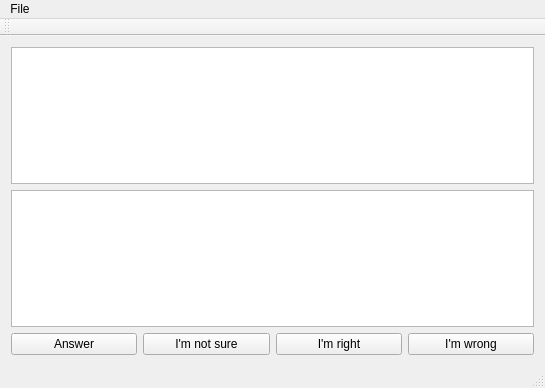
<?xml version="1.0" encoding="UTF-8"?>
<ui version="4.0">
 <class>MainWindow</class>
 <widget class="QMainWindow" name="MainWindow">
  <property name="geometry">
   <rect>
    <x>0</x>
    <y>0</y>
    <width>545</width>
    <height>388</height>
   </rect>
  </property>
  <property name="windowTitle">
   <string>Advance club - Funnel</string>
  </property>
  <widget class="QWidget" name="centralWidget">
   <layout class="QVBoxLayout" name="verticalLayout">
    <item>
     <widget class="QPlainTextEdit" name="questionText">
      <property name="readOnly">
       <bool>true</bool>
      </property>
     </widget>
    </item>
    <item>
     <widget class="QPlainTextEdit" name="answerText">
      <property name="readOnly">
       <bool>true</bool>
      </property>
     </widget>
    </item>
    <item>
     <layout class="QHBoxLayout" name="horizontalLayout">
      <item>
       <widget class="QPushButton" name="buttonAnswer">
        <property name="enabled">
         <bool>true</bool>
        </property>
        <property name="text">
         <string>Answer</string>
        </property>
       </widget>
      </item>
      <item>
       <widget class="QPushButton" name="buttonNotSure">
        <property name="enabled">
         <bool>true</bool>
        </property>
        <property name="text">
         <string>I'm not sure</string>
        </property>
       </widget>
      </item>
      <item>
       <widget class="QPushButton" name="buttonYes">
        <property name="enabled">
         <bool>true</bool>
        </property>
        <property name="text">
         <string>I'm right</string>
        </property>
       </widget>
      </item>
      <item>
       <widget class="QPushButton" name="buttonNo">
        <property name="enabled">
         <bool>true</bool>
        </property>
        <property name="text">
         <string>I'm wrong</string>
        </property>
       </widget>
      </item>
     </layout>
    </item>
   </layout>
  </widget>
  <widget class="QMenuBar" name="menuBar">
   <property name="geometry">
    <rect>
     <x>0</x>
     <y>0</y>
     <width>545</width>
     <height>21</height>
    </rect>
   </property>
   <widget class="QMenu" name="menuFile">
    <property name="title">
     <string>File</string>
    </property>
    <addaction name="actionOpen_test"/>
   </widget>
   <addaction name="menuFile"/>
  </widget>
  <widget class="QToolBar" name="mainToolBar">
   <attribute name="toolBarArea">
    <enum>TopToolBarArea</enum>
   </attribute>
   <attribute name="toolBarBreak">
    <bool>false</bool>
   </attribute>
  </widget>
  <widget class="QStatusBar" name="statusBar"/>
  <action name="actionOpen_test">
   <property name="text">
    <string>Open test</string>
   </property>
  </action>
 </widget>
 <layoutdefault spacing="6" margin="11"/>
 <resources/>
 <connections/>
</ui>
